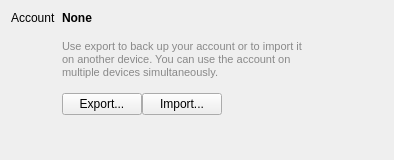
<?xml version="1.0" encoding="UTF-8"?>
<ui version="4.0">
 <class>AccountWidget</class>
 <widget class="QWidget" name="AccountWidget">
  <property name="geometry">
   <rect>
    <x>0</x>
    <y>0</y>
    <width>394</width>
    <height>160</height>
   </rect>
  </property>
  <property name="minimumSize">
   <size>
    <width>0</width>
    <height>150</height>
   </size>
  </property>
  <property name="windowTitle">
   <string>Form</string>
  </property>
  <property name="styleSheet">
   <string notr="true">QLabel#importExportDescription,
QLabel#startDescription,
QLabel#updateDescription {
	font-size: 11px;
	color: #898989;
}</string>
  </property>
  <layout class="QHBoxLayout" name="horizontalLayout">
   <item>
    <layout class="QFormLayout" name="formLayout">
     <property name="sizeConstraint">
      <enum>QLayout::SetDefaultConstraint</enum>
     </property>
     <property name="fieldGrowthPolicy">
      <enum>QFormLayout::FieldsStayAtSizeHint</enum>
     </property>
     <property name="rowWrapPolicy">
      <enum>QFormLayout::DontWrapRows</enum>
     </property>
     <property name="verticalSpacing">
      <number>4</number>
     </property>
     <item row="0" column="0">
      <widget class="QLabel" name="label">
       <property name="text">
        <string>Account</string>
       </property>
      </widget>
     </item>
     <item row="0" column="1">
      <widget class="QLabel" name="account">
       <property name="font">
        <font>
         <weight>75</weight>
         <bold>true</bold>
        </font>
       </property>
       <property name="text">
        <string>None</string>
       </property>
      </widget>
     </item>
     <item row="1" column="1">
      <widget class="QLabel" name="importExportDescription">
       <property name="minimumSize">
        <size>
         <width>0</width>
         <height>60</height>
        </size>
       </property>
       <property name="text">
        <string>Use export to back up your account or to import it on another device. You can use the account on multiple devices simultaneously.</string>
       </property>
       <property name="wordWrap">
        <bool>true</bool>
       </property>
      </widget>
     </item>
     <item row="2" column="1">
      <layout class="QHBoxLayout" name="horizontalLayout_2">
       <property name="spacing">
        <number>-1</number>
       </property>
       <property name="sizeConstraint">
        <enum>QLayout::SetDefaultConstraint</enum>
       </property>
       <property name="leftMargin">
        <number>0</number>
       </property>
       <property name="bottomMargin">
        <number>0</number>
       </property>
       <item>
        <widget class="QPushButton" name="exportAccountButton">
         <property name="text">
          <string>Export...</string>
         </property>
         <property name="autoDefault">
          <bool>false</bool>
         </property>
        </widget>
       </item>
       <item>
        <widget class="QPushButton" name="importAccountButton">
         <property name="text">
          <string>Import...</string>
         </property>
         <property name="autoDefault">
          <bool>false</bool>
         </property>
        </widget>
       </item>
      </layout>
     </item>
    </layout>
   </item>
  </layout>
 </widget>
 <resources/>
 <connections/>
</ui>
